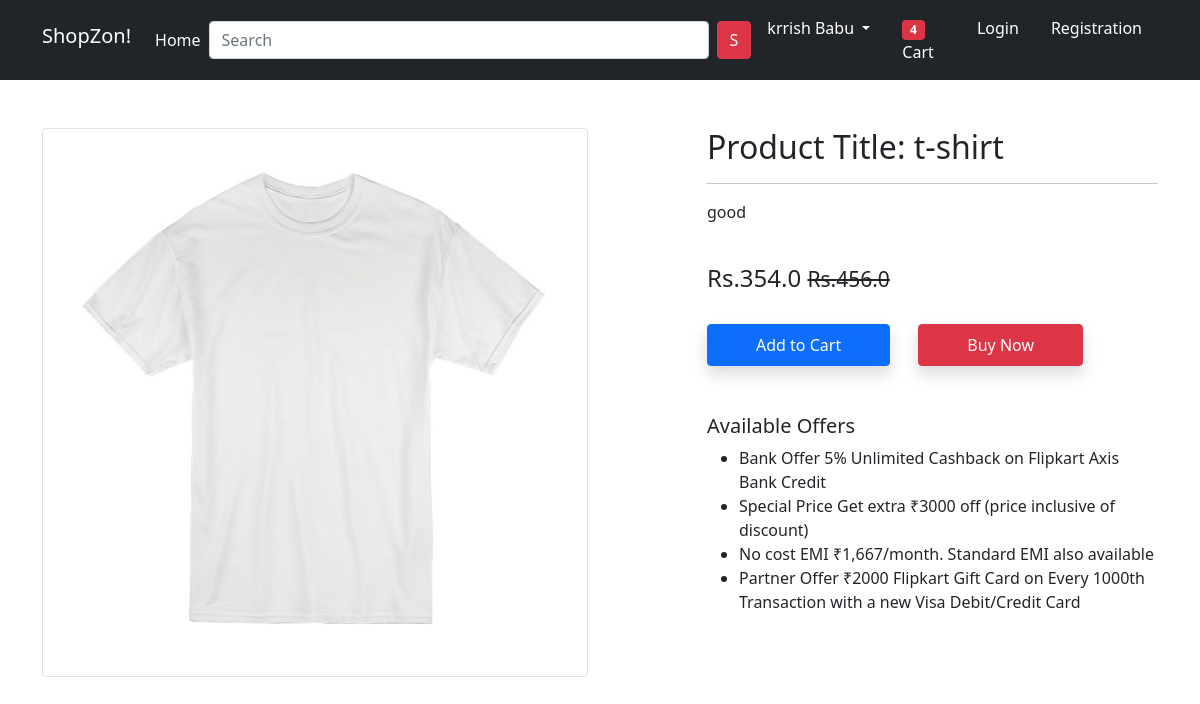
Page /product-detail/7/ on the committed database.
### ShopZonapp/models.py (models this page shows, shortened)
class Product(models.Model):
 title = models.CharField(max_length=100)
 selling_price = models.FloatField()
 discounted_price = models.FloatField()
 description = models.TextField()
 brand = models.CharField(max_length=100)
 category = models.CharField( choices=CATEGORY_CHOICES, max_length=2)
 product_image = models.ImageField(upload_to='productimg')

### ShopZonapp/views.py (the view)
# urls.py: path('product-detail/<int:pk>/', views.ProductDetailView.as_view(), name='product-detail'),
class ProductDetailView(View):
	def get(self, request, pk):
		totalitem = 0
		product = Product.objects.get(pk=pk)
		print(product.id)
		item_already_in_cart=False
		if request.user.is_authenticated:
			totalitem = len(Cart.objects.filter(user=request.user))
			item_already_in_cart = Cart.objects.filter(Q(product=product.id) & Q(user=request.user)).exists()
		return render(request, 'app/productdetail.html', {'product':product, 'item_already_in_cart':item_already_in_cart, 'totalitem':totalitem})

### ShopZonapp/templates/app/Productdetail.html (shortened to what this page needs)
{% extends 'app/base.html' %}
{% load static %}
{% block main-content %}
<div class="container my-5">
 <div class="row">
  <div class="col-sm-6 text-center align-self-center">
   <img src="{{product.product_image.url}}" alt="" class="img-fluid img-thumbnail">
  </div>
  <div class="col-sm-5 offset-sm-1">
   <h2>Product Title: {{product.title}}</h2>
   <hr>
   <p>{{product.description}}</p> <br>
   <h4>Rs.{{product.discounted_price}} <small class="fw-light text-decoration-line-through">Rs.{{product.selling_price}}</small></h4> <br>
   <a href="#" class="btn btn-primary shadow px-5 py-2">Add to Cart</a>
   <a href="#" class="btn btn-danger shadow px-5 py-2 ms-4">Buy Now</a>
   <h5 class="mt-5">Available Offers</h5>
   <ul>
    <li>Bank Offer 5% Unlimited Cashback on Flipkart Axis Bank Credit</li>
    <li>Special Price Get extra ₹3000 off (price inclusive of discount)</li>
    <li>No cost EMI ₹1,667/month. Standard EMI also available</li>
    <li>Partner Offer ₹2000 Flipkart Gift Card on Every 1000th Transaction with a new Visa Debit/Credit Card</li>
   </ul>
  </div>
 </div>
</div>
{% endblock main-content %}

### rows in the picture
Product: product_image (picture), title "t-shirt", description "good", discounted_price "354.0", selling_price "456.0"
